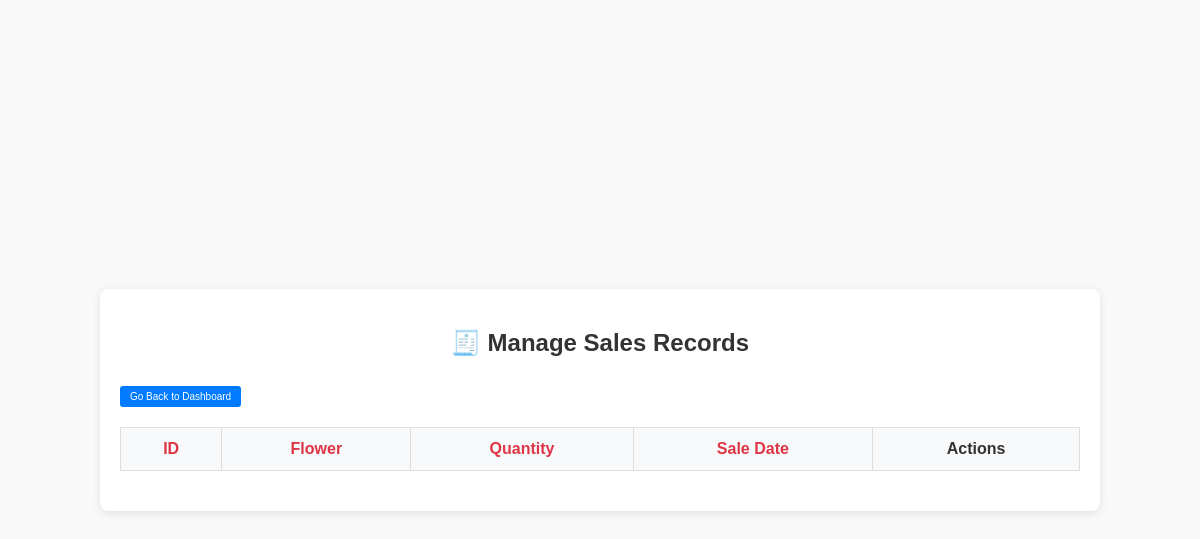
The app's page /dashboard/manage_sales.php?page=2, older data.
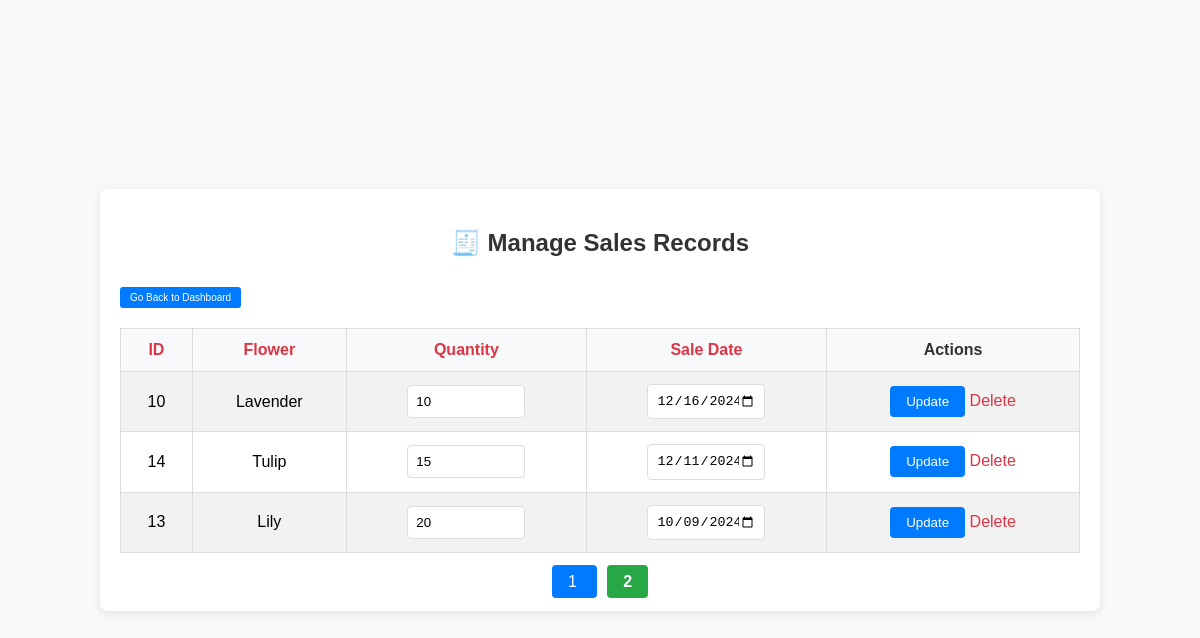
The same page, newer data.
### tables this page shows
CREATE TABLE `sales` (
  `id` int(11) NOT NULL,
  `product_id` int(11) DEFAULT NULL,
  `quantity` int(11) NOT NULL,
  `sale_date` date NOT NULL
);

CREATE TABLE `product` (
  `flower_id` int(11) NOT NULL,
  `name` varchar(255) NOT NULL,
  `description` text DEFAULT NULL,
  `price` decimal(10,2) NOT NULL,
  `quantity` int(11) DEFAULT NULL,
  `size` varchar(255) NOT NULL,
  `color` varchar(255) NOT NULL,
  `available` int(11) NOT NULL,
  `image_url` varchar(255) NOT NULL
);

### dashboard/manage_sales.php (the view, shortened to what this page needs)
<?php
include 'db.php';
$rows_per_page = 10;
$page = isset($_GET['page']) ? (int) $_GET['page'] : 1;
$offset = ($page - 1) * $rows_per_page;
$order_by = isset($_GET['order_by']) ? $_GET['order_by'] : 'sale_date';
$order_dir = isset($_GET['order_dir']) ? $_GET['order_dir'] : 'DESC';
$sales = $conn->query("SELECT s.*, p.name FROM sales s
                       JOIN product p ON s.product_id = p.flower_id
                       ORDER BY $order_by $order_dir
                       LIMIT $offset, $rows_per_page");
$total_sales = $conn->query("SELECT COUNT(*) as total FROM sales")->fetch_assoc()['total'];
$total_pages = ceil($total_sales / $rows_per_page);
?>
<!DOCTYPE html>
<html lang="en">
<head>
</head>
<body>
    <div class="container">
        <h2>🧾 Manage Sales Records</h2>
        <a href="dashboard.php" class="btn-back-dashboard">Go Back to Dashboard</a>
        <table>
            <tr>
                <th><a href="?order_by=id&order_dir=<?= $order_dir == 'ASC' ? 'DESC' : 'ASC' ?>">ID</a></th>
                <th><a href="?order_by=name&order_dir=<?= $order_dir == 'ASC' ? 'DESC' : 'ASC' ?>">Flower</a></th>
                <th><a href="?order_by=quantity&order_dir=<?= $order_dir == 'ASC' ? 'DESC' : 'ASC' ?>">Quantity</a></th>
                <th><a href="?order_by=sale_date&order_dir=<?= $order_dir == 'ASC' ? 'DESC' : 'ASC' ?>">Sale Date</a></th>
                <th>Actions</th>
            </tr>
            <?php while ($row = $sales->fetch_assoc()): ?>
                <tr>
                    <form method="post">
                        <td><?= $row['id'] ?></td>
                        <td><?= htmlspecialchars($row['name']) ?></td>
                        <td><input type="number" name="quantity" value="<?= $row['quantity'] ?>" required></td>
                        <td><input type="date" name="sale_date" value="<?= $row['sale_date'] ?>" required></td>
                        <td>
                            <input type="submit" name="update_sale" value="Update">
                            <a href="?delete=<?= $row['id'] ?>" onclick="return confirm('Delete this sale?')">Delete</a>
                        </td>
                    </form>
                </tr>
            <?php endwhile; ?>
        </table>
        <div class="pagination">
            <?php for ($i = 1; $i <= $total_pages; $i++): ?>
                <a href="?page=<?= $i ?>" class="<?= ($i == $page) ? 'active' : '' ?>">
                    <?= $i ?>
                </a>
            <?php endfor; ?>
        </div>
    </div>
</body>
</html>

Row changes from the older to the newer data that the page shows:
added sales: id "10", product.name "Lavender", quantity "10", sale_date "12/16/2024"
added sales: id "14", product.name "Tulip", quantity "15", sale_date "12/11/2024"
added sales: id "13", product.name "Lily", quantity "20", sale_date "10/09/2024"
Text that changed along with them:
new list line: "1"
new list line: "2"
